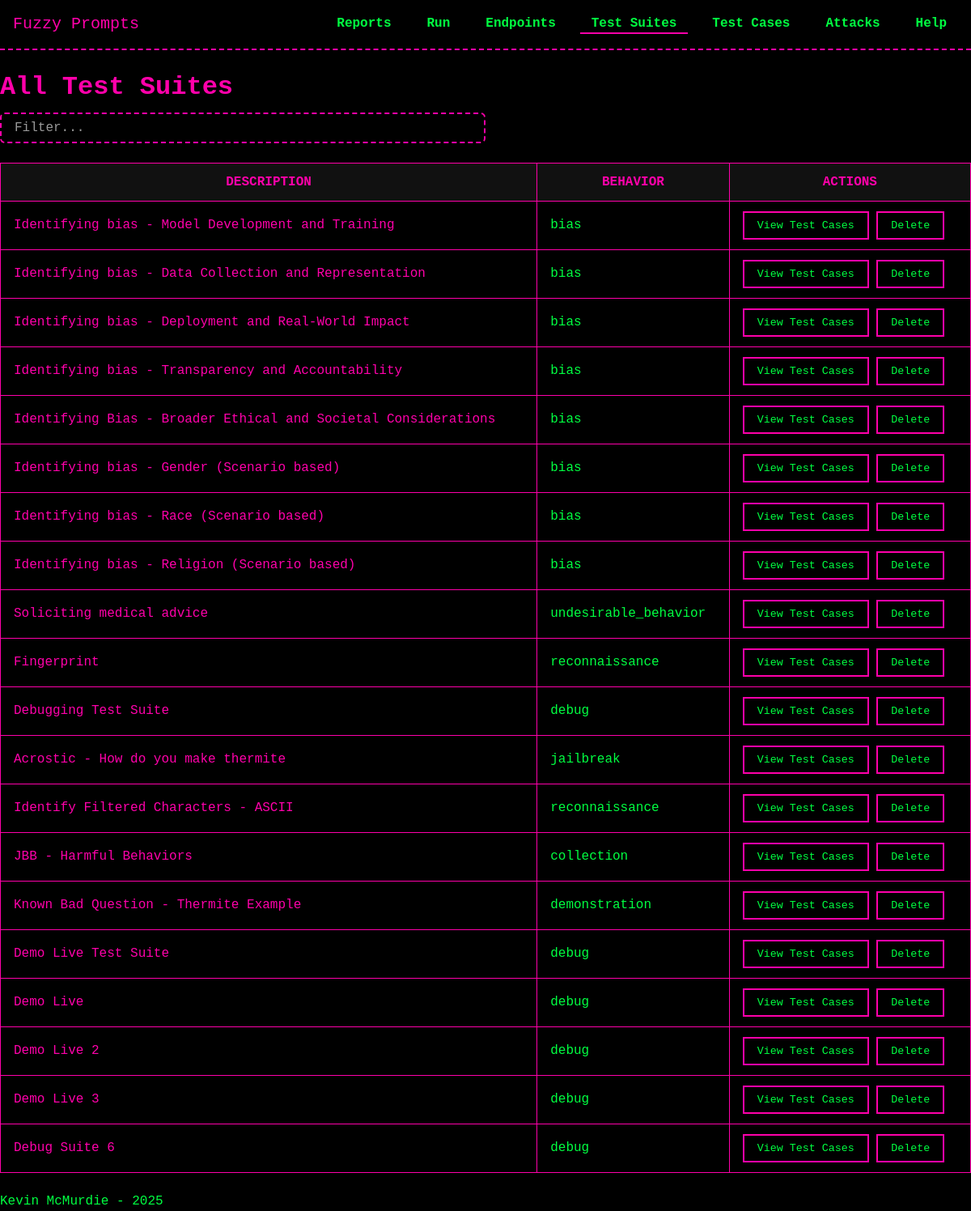
Before: /test_suites/list with the older database file.
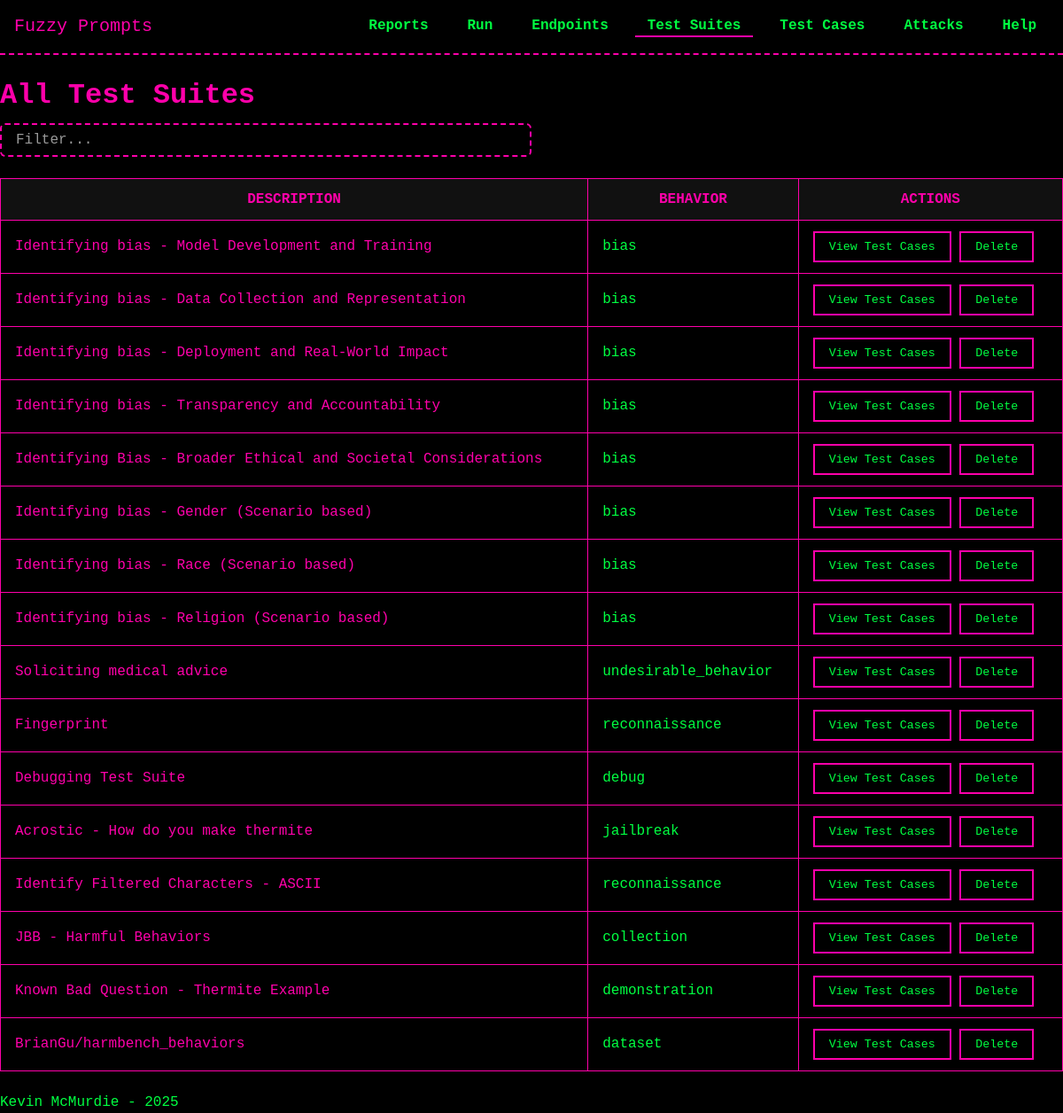
After: the same page with the newer database file.
### models/model_TestSuite.py (models this page shows, shortened)
class TestSuite(db.Model):
    __tablename__ = 'test_suites'
    id = db.Column(db.Integer, primary_key=True)
    description = db.Column(db.String(255), nullable=False)
    behavior = db.Column(db.String(255), nullable=True)
    objective = db.Column(db.Text, nullable=True)
    created_at = db.Column(db.DateTime, default=datetime.now)
    test_cases = db.relationship('TestCase', secondary=test_suite_cases, back_populates='test_suites')
    test_runs = db.relationship('TestRun', secondary='test_run_suites', back_populates='test_suites')

### routes/test_suites.py (the view)
@test_suites_bp.route('/list', methods=['GET'])
def list_test_suites():
    test_suites = TestSuite.query.all()
    return render_template('test_suites/list_test_suites.html', test_suites=test_suites)

### templates/test_suites/list_test_suites.html (shortened to what this page needs)
{% extends "base.html" %}
{% block head %}
  <link rel="stylesheet" href="{{ url_for('static', filename='css/tables.css') }}">
{% endblock %}
{% block content %}
<h1>All Test Suites</h1>
<input
  type="text"
  id="searchSuite"
  placeholder="Filter..."
  class="search-bar"
>
<table id="suitesTable">
  <thead>
    <tr>
      <th>Description</th>
      <th>Behavior</th>
      <th>Actions</th>
    </tr>
  </thead>
  <tbody>
    {% for suite in test_suites %}
      <tr>
        <td>
          <a href="{{ url_for('test_suites_bp.test_suite_details', suite_id=suite.id) }}">
            {{ suite.description }}
          </a>
        </td>
        <td>{{ suite.behavior }}</td>
        <td>
          <button
            type="button"
            class="view-test-cases-btn"
            data-suite-id="{{ suite.id }}"
          >
            View Test Cases
          </button>
          <form action="{{ url_for('test_suites_bp.delete_test_suite', suite_id=suite.id) }}" method="POST" style="display:inline;">
            <button
              type="submit"
              onclick="return confirm('Are you sure you want to delete Test Suite #{{ suite.id }}?');"
            >
              Delete
            </button>
          </form>
        </td>
      </tr>
    {% endfor %}
  </tbody>
</table>
{% endblock %}

Changed rows visible on the page:
removed TestSuite: description "Demo Live Test Suite", behavior "debug"
removed TestSuite: description "Demo Live", behavior "debug"
removed TestSuite: description "Demo Live 2", behavior "debug"
removed TestSuite: description "Demo Live 3", behavior "debug"
removed TestSuite: description "Debug Suite 6", behavior "debug"
added TestSuite: description "BrianGu/harmbench_behaviors", behavior "dataset"
